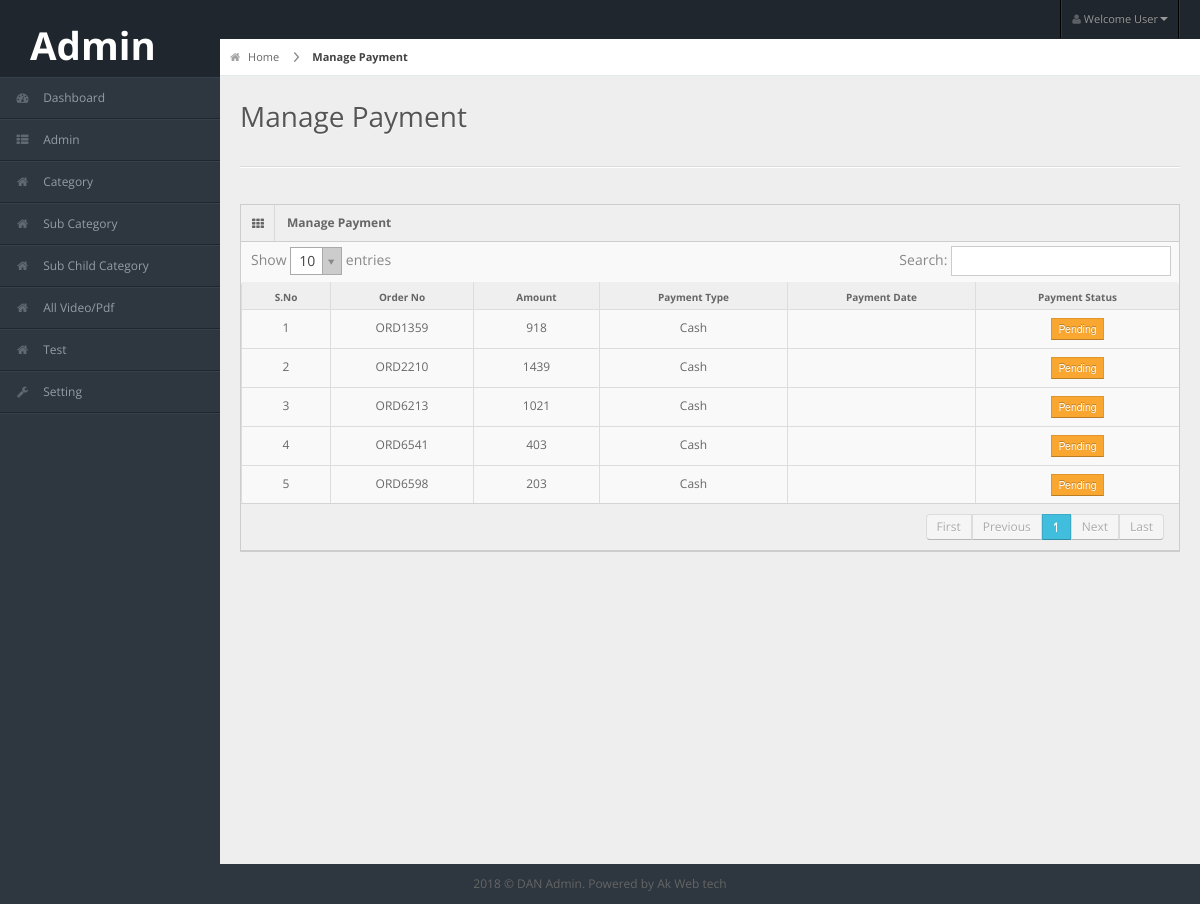
The app's page /manage_payment.php with its own data.
### tables this page shows
CREATE TABLE `order` (
  `id` int(11) NOT NULL,
  `customer_id` int(11) NOT NULL,
  `order_id` varchar(50) NOT NULL,
  `txt_no` varchar(100) NOT NULL,
  `product_id` int(11) NOT NULL,
  `quantity` varchar(50) NOT NULL,
  `price` varchar(100) NOT NULL,
  `total_price` varchar(50) NOT NULL,
  `color` varchar(50) NOT NULL,
  `size` varchar(50) NOT NULL,
  `message` text NOT NULL,
  `payment_type` int(11) NOT NULL,
  `payment_status` int(11) NOT NULL,
  `payment_date` varchar(50) NOT NULL,
  `order_status` int(11) NOT NULL,
  `delivery_status` varchar(11) NOT NULL,
  `created_on` datetime NOT NULL
);

### manage_payment.php (the view, shortened to what this page needs)
<?php
$payment = mysql_query("SELECT * FROM `order` Where order_status='1' group by order_id");
?>
<!DOCTYPE html>
<html lang="en">
   <?php include("segment/head.php");?>
<body>
   <?php include("segment/header.php");?>
    <?php include("segment/left_sidebar.php");?>
<div id="content">
  <div id="content-header">
    <div id="breadcrumb"> <a href="dashboard.php" title="Go to Home" class="tip-bottom"><i class="icon-home"></i> Home</a> <a href="#" class="current">Manage Payment</a> </div>
    <h1>Manage Payment</h1>
  </div>
  <div class="container-fluid">
    <hr>
    <div class="row-fluid">
      <div class="span12">
        <div class="widget-box">
          <div class="widget-title"> <span class="icon"><i class="icon-th"></i></span>
            <h5>Manage Payment</h5>
          </div>
          <div class="widget-content nopadding">
		  <div class="table-responsive">
            <table class="table table-bordered data-table">
              <thead>
                <tr>
                  <th>S.No</th>
                  <th>Order No</th>
                  <th>Amount</th>
                  <th>Payment Type</th>
                  <th>Payment Date</th>
                  <th>Payment Status</th>
                </tr>
              </thead>
              <tbody>
			  <?php
			  $sn=1;
			  while($payment_detail = mysql_fetch_array($payment)){?>
                <tr class="gradeX<?=$payment_detail['id']?>">
                  <td class="center"><?=$sn;?></td>
                  <td><?=$payment_detail['order_id']?></td>
                  <td><?=$payment_detail['total_price'];?></td>
                  <td><?php if($payment_detail['payment_type']==1){ echo "Cash"; }else{ echo "Online";}?></td>
                   <td><?=$payment_detail['payment_date']?></td>
                  <td><?php if($payment_detail['payment_status']=='1'){ echo '<button class="btn btn-success btn-mini">Done</button>'; }else{ echo '<button class="btn btn-warning btn-mini">Pending</button>';} ?></td>
                </tr>
			  <?php $sn++;} ?>
              </tbody>
            </table>
          </div>
          </div>
        </div>
      </div>
    </div>
  </div>
</div>
    <?php include("include/footer.php");?>
</body>
</html>

### css/matrix-style.css (style rules this page uses)
* { outline:none !important; -moz-outline: none !important; }
html, body { height:100% }
body { overflow-x: hidden; margin-top: -10px; font-family: 'Open Sans', sans-serif; font-size:12px; color:#666; }
a { color:#666; }
select, textarea, input[type="text"], input[type="password"], input[type="datetime"], input[type="datetime-local"], input[type="date"], input[type="month"], input[type="time"], input[type="week"], input[type="number"], input[type="email"], input[type="url"], input[type="search"], input[type="tel"], input[type="color"], .uneditable-input, .label, .dropdown-menu, .btn, .well, .progress, .table-bordered, .btn-group > .btn:first-child, .btn-group > .btn:last-child, .btn-group > .btn:last-child, .btn-group > .dropdown-toggle, .alert { border-radius:0px; }
.btn, textarea, input[type="text"], input[type="password"], input[type="datetime"], input[type="datetime-local"], input[type="date"], input[type="month"], input[type="time"], input[type="week"], input[type="number"], input[type="email"], input[type="url"], input[type="search"], input[type="tel"], input[type="color"], .uneditable-input { box-shadow:none; }
.progress, .progress-success .bar, .progress .bar-success, .progress-warning .bar, .progress .bar-warning, .progress-danger .bar, .progress .bar-danger, .progress-info .bar, .progress .bar-info, .btn, .btn-primary { background-image:none; }
hr { border-top-color:#dadada; }
#content { background: none repeat scroll 0 0 #eeeeee; margin-left: 220px; margin-right: 0; padding-bottom: 25px; position: relative; min-height:100%; width: auto; }
#content-header { position: abslute; width: 100%; margin-top: -38px; z-index: 20; }
#content-header h1 { color: #555555; font-size: 28px; font-weight: normal; float: none; text-shadow: 0 1px 0 #ffffff; margin-left: 20px; position: relative; }
#content-header h1, #content-header .btn-group { margin-top: 20px; }
#breadcrumb { background-color: #fff; border-bottom: 1px solid #e3ebed; }
#breadcrumb a { padding: 8px 20px 8px 10px; display: inline-block; background-image: url('../img/breadcrumb.png'); background-position: center right; background-repeat: no-repeat; font-size: 11px; color: #666666; }
#breadcrumb a:last-child { background-image:none; }
#breadcrumb a.current { font-weight: bold; color: #444444; }
#breadcrumb a i { margin-right: 5px; opacity: .6; }
.stat-boxes .peity_bar_good, .stat-boxes .peity_line_good, { color: #459D1C; }
.widget-box { background: none repeat scroll 0 0 #F9F9F9; border-left: 1px solid #CDCDCD; border-top: 1px solid #CDCDCD; border-right: 1px solid #CDCDCD; clear: both; margin-top: 16px; margin-bottom: 16px; position: relative; }
.widget-title, .modal-header, .table th, div.dataTables_wrapper .ui-widget-header { background:#efefef; border-bottom: 1px solid #CDCDCD; height: 36px; }
.widget-title span.icon { padding: 9px 10px 7px 11px; float: left; border-right:1px solid #dadada; }
.widget-title h5 { color: #666; float: left; font-size: 12px; font-weight: bold; padding: 12px; line-height: 12px; margin: 0; }
.widget-content { padding:15px; border-bottom: 1px solid #cdcdcd; }
.table th { height: auto; font-size: 10px; padding: 5px 10px 2px; border-bottom: 0; text-align: center; color: #666666; }
.nopadding { padding: 0 !important; }
.nopadding .table { margin-bottom: 0; }
.nopadding .table-bordered { border: 0; }
.dataTable td { text-align:center; }

### css/matrix-media.css (style rules this page uses)
body { background:#2E363F; }

### segment/head.php (style rules this page uses)
.table-responsive { min-height:.01%; overflow-x:auto }

### records on screen
order: order "ORD1359", total_price "918", payment_type "Cash", payment_status "Pending"
order: order "ORD2210", total_price "1439", payment_type "Cash", payment_status "Pending"
order: order "ORD6213", total_price "1021", payment_type "Cash", payment_status "Pending"
order: order "ORD6541", total_price "403", payment_type "Cash", payment_status "Pending"
order: order "ORD6598", total_price "203", payment_type "Cash", payment_status "Pending"
